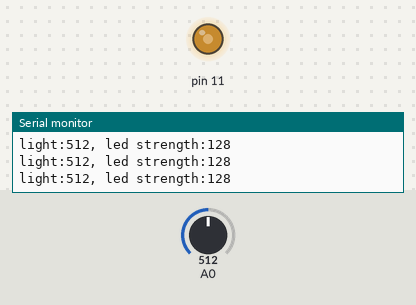
Bench run of a sketch on a simulated Arduino Uno, built with avr-gcc and run on an emulated ATmega328P. Shown: output pins drawn as LEDs (lit = HIGH), the last lines printed to the serial monitor. The inputs (shaded band) are chosen by the test bench; at power-on: A0 = 512.

Above: at 1.2 s.
1.3 s: A0 set to 306
At 2.7 s:
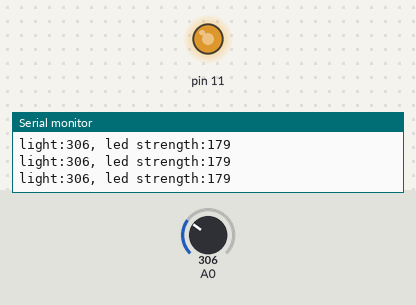
3.0 s: A0 set to 122
At 4.1 s:
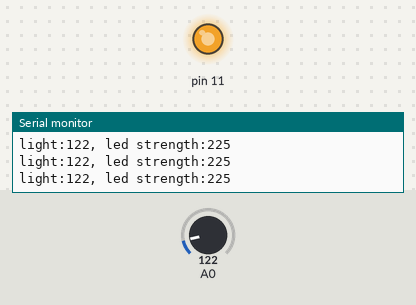
4.5 s: A0 set to 900
At 5.3 s:
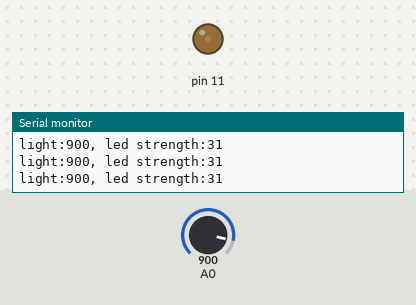
6.0 s: A0 set to 1023
At 6.6 s:
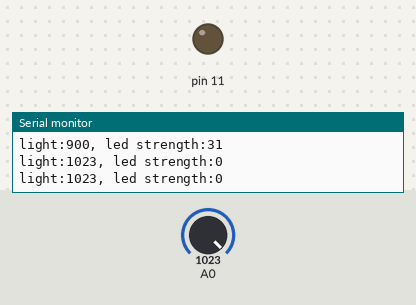
7.5 s: A0 set to 511
At 7.9 s:
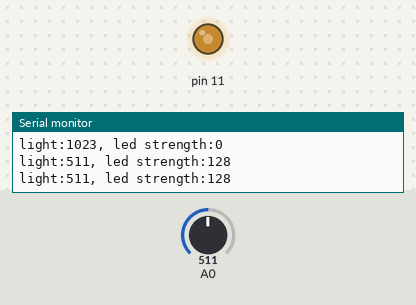
Timing chart, 0 to 10.0 s (numbered marks = the images above; inputs shaded):
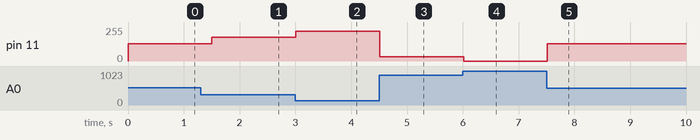

The sketch:

AnalogRead_intensity_of_illumination.ino
```cpp
#include "Arduino.h"
void setup() {
  Serial.begin(9600);
  pinMode(A0,INPUT);
  pinMode(11,OUTPUT);
}

void loop() {
  int light = analogRead(A0);
  int ledLight = map(light,0,1023,255,0);	//	`
  analogWrite(11,ledLight);

  Serial.print("light:");
  Serial.print(light);


  Serial.print(", led strength:");
  Serial.println(ledLight);
  delay(300);
}
```

.ino.cpp
```cpp
#ifdef __IN_ECLIPSE__
//This is a automatic generated file
//Please do not modify this file
//If you touch this file your change will be overwritten during the next build
//This file has been generated on 2017-02-03 11:17:47

#include "Arduino.h"
#include "Arduino.h"
void setup() ;
void loop() ;

#include "AnalogRead_intensity_of_illumination.ino"


#endif
```

Measured:
- after the input at 1.3 s, pin 11: 128/255 → 179/255 after 0.20 s
- after the input at 3.0 s, pin 11: 179/255 → 225/255 at once
- after the input at 4.5 s, pin 11: 225/255 → 31/255 at once
- after the input at 6.0 s, pin 11: 31/255 → 0/255 at once
- after the input at 7.5 s, pin 11: 0/255 → 128/255 at once
